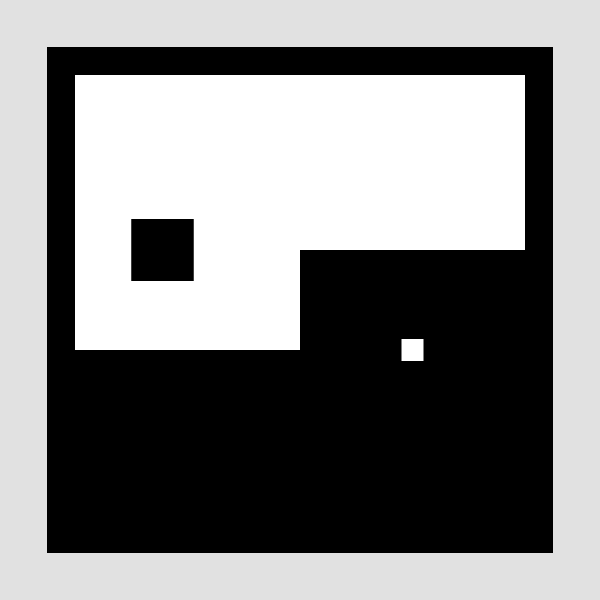
Frame 1 (no input)
Frame 60 (the mouse pressed at the canvas centre just before this capture): identical to frame 1, image omitted
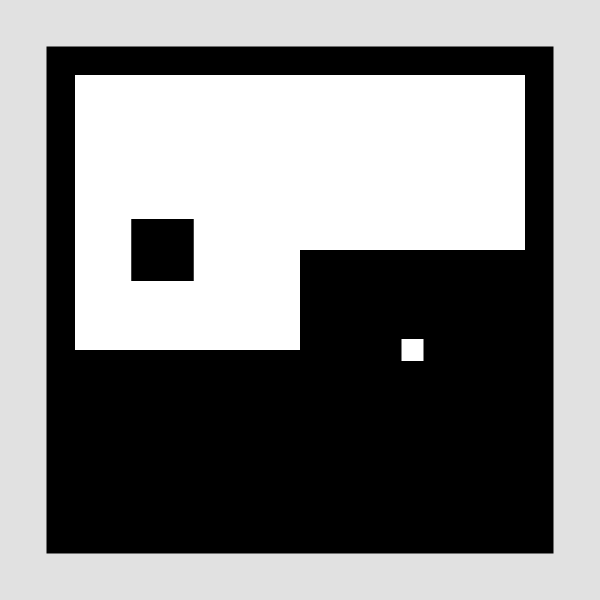
Frame 120 (the mouse held since frame 60 and released just before this capture)

The Processing sketch that drew these frames (run headless with seeded random() and noise(); from frame 60 on, the mouse is pressed at the canvas centre):

// Processing sketch: processing_122631
// ── processing_122631.pde

void setup() {
  
 size (600,600);
}

void draw() {
    background (225);
  float sec = second();
  rectMode (CENTER);
  fill (0);
  rect (300,300,450+sec,450+sec);
    
  
  noStroke ();
  translate (50,50);
  rectMode( CORNER);
  fill (255);
    //großes rechteck
    rect ( 25,25, 450,450);
    fill( 0);
   //Mitte
    rect (25,300,225,1);
    rect (250, 300,1, -100);
    rect ( 250, 200, 225, 1);
    // Yang Farbe
    
 
    rect (25,300,225,175);
    rect (250,200,225,275);
    
    pushMatrix ();
    float min = minute (); 
     rectMode( CENTER);
    fill (0);
    rect ( 112.5,200,20+min,20+min);
    popMatrix();
    
    float h = hour ();

    rectMode (CENTER);
    fill (255);
    rect (362.5,300,20+h,20+h);
    
    if (min!= 15 && min !=30 && min != 30&& min!=45){
      fill (0);
      rect ( 112.5,200,20+min,20+min);

    }
    else {
    ellipse ( 112.5,200,20+min,20+min);
    }
    
  
    } 
